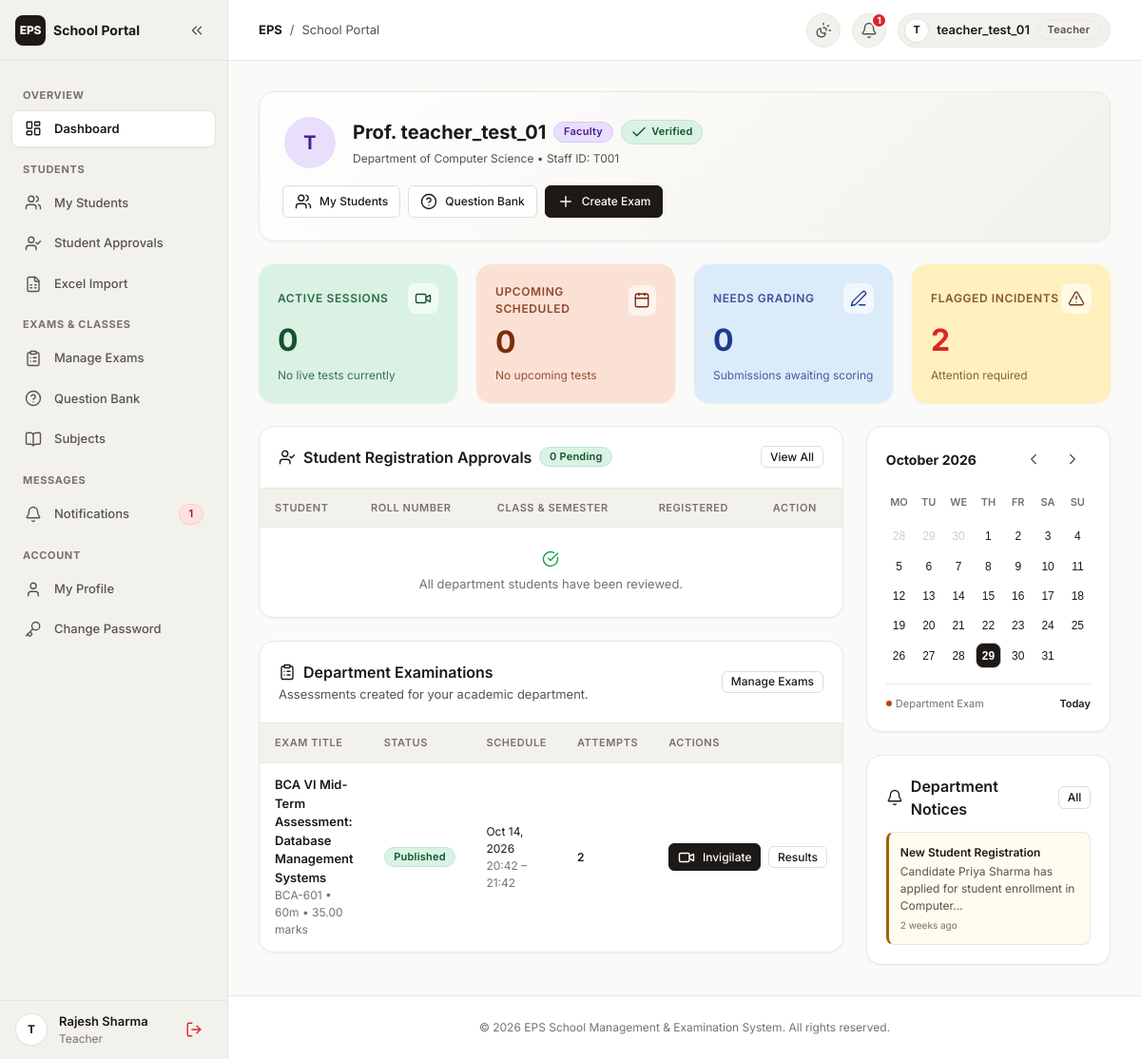
The page /accounts/teacher/dashboard/ (signed in) on the database as committed earlier.
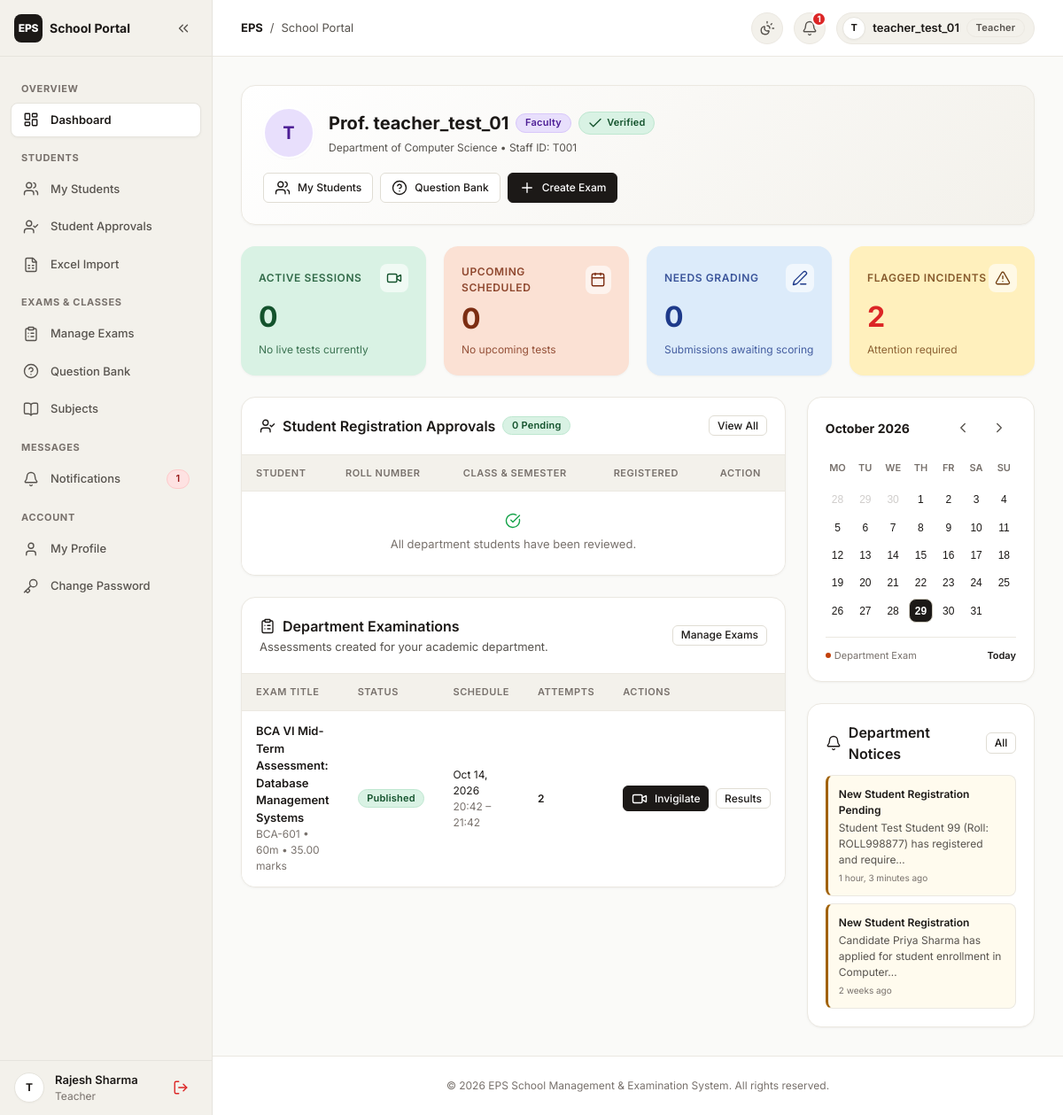
The same page on the database as committed later.
### exams/models.py (models this page shows, shortened)
class Exam(models.Model):
    STATUS_CHOICES = (
        ('draft', 'Draft'),
        ('published', 'Published'),
        ('closed', 'Closed'),
    )
    PROCTOR_REQUIREMENT = (
        ('required', 'Required'),
        ('optional', 'Optional'),
        ('disabled', 'Disabled'),
    )
    title = models.CharField(max_length=200)
    description = models.TextField(blank=True, default='')
    instructions = models.TextField(
        blank=True,
        default="1. Ensure steady webcam and microphone functionality.\n2. Do not switch tabs or exit fullscreen.\n3. Submission locks automatically when timer expires."
    )
    subject = models.ForeignKey(
        Subject,
        on_delete=models.CASCADE,
        related_name='exams'
    )
    created_by = models.ForeignKey(
        User,
        on_delete=models.CASCADE,
        related_name='created_exams'
    )
    start_time = models.DateTimeField()
    end_time = models.DateTimeField()
    duration_minutes = models.PositiveIntegerField(default=60)
    total_marks = models.DecimalField(max_digits=6, decimal_places=2, default=100.0)
    passing_marks = models.DecimalField(max_digits=6, decimal_places=2, default=40.0)
    negative_marking = models.BooleanField(default=False)
    default_negative_mark = models.DecimalField(max_digits=4, decimal_places=2, default=0.25)
    attempt_limit = models.PositiveIntegerField(default=1)
    shuffle_questions = models.BooleanField(default=True)
    shuffle_options = models.BooleanField(default=True)
    status = models.CharField(max_length=15, choices=STATUS_CHOICES, default='draft')
    camera_required = models.CharField(max_length=10, choices=PROCTOR_REQUIREMENT, default='required')
    microphone_required = models.CharField(max_length=10, choices=PROCTOR_REQUIREMENT, default='optional')
    fullscreen_required = models.BooleanField(default=True)
    block_tab_switch = models.BooleanField(default=True)
    block_copy_paste = models.BooleanField(default=True)
    screen_sharing_required = models.CharField(max_length=10, choices=PROCTOR_REQUIREMENT, default='disabled')
    face_detection_enabled = models.BooleanField(default=True)
    max_warning_count = models.PositiveIntegerField(default=3)
    assigned_classes = models.ManyToManyField(
        ClassGroup,
        blank=True,
        related_name='assigned_exams'
    )
    assigned_students = models.ManyToManyField(
        User,
        blank=True,
        related_name='individual_assigned_exams'
    )
    created_at = models.DateTimeField(auto_now_add=True)
    updated_at = models.DateTimeField(auto_now=True)
    class Meta:
        ordering = ['-start_time']

class Subject(models.Model):
    name = models.CharField(max_length=150)
    code = models.CharField(max_length=50, unique=True)
    department = models.ForeignKey(
        Department,
        on_delete=models.CASCADE,
        related_name='subjects'
    )
    created_by = models.ForeignKey(
        User,
        null=True,
        blank=True,
        on_delete=models.SET_NULL,
        related_name='created_subjects'
    )
    created_at = models.DateTimeField(auto_now_add=True)

### accounts/models.py (models this page shows, shortened)
class Notification(models.Model):
    NOTIFICATION_TYPES = (
        ('registration', 'Registration'),
        ('approval', 'Approval / Status'),
        ('exam', 'Examination'),
        ('result', 'Result'),
        ('security', 'Security Alert'),
        ('system', 'System Notice'),
    )
    recipient = models.ForeignKey(
        User,
        on_delete=models.CASCADE,
        related_name='notifications'
    )
    title = models.CharField(max_length=200)
    message = models.TextField()
    notification_type = models.CharField(
        max_length=50,
        choices=NOTIFICATION_TYPES,
        default='system'
    )
    link = models.CharField(max_length=255, blank=True, default='')
    is_read = models.BooleanField(default=False)
    created_at = models.DateTimeField(auto_now_add=True)
    class Meta:
        ordering = ['-created_at']

### accounts/views.py (the view, shortened to what this page needs)
# urls.py: path('teacher/dashboard/', views.teacher_dashboard, name='teacher_dashboard'),
@teacher_required
def teacher_dashboard(request):
    teacher_profile = request.user.teacher_profile
    dept = teacher_profile.department
    assigned_classes = teacher_profile.assigned_classes.all()
    now = timezone.now()
    if assigned_classes.exists():
        pending_students = StudentProfile.objects.filter(
            Q(class_group__in=assigned_classes) | Q(department__iexact=dept),
            verification_status='pending'
        ).select_related('user', 'class_group')
        approved_students = StudentProfile.objects.filter(
            Q(class_group__in=assigned_classes) | Q(department__iexact=dept),
            verification_status='approved'
        ).select_related('user', 'class_group')
    q = request.GET.get('q', '').strip()
    if q:
        approved_students = approved_students.filter(
            Q(user__username__icontains=q) |
            Q(full_name__icontains=q) |
            Q(roll_number__icontains=q)
        )
    exams = Exam.objects.filter(
        Q(created_by=request.user) | Q(subject__department__name__iexact=dept)
    ).select_related('subject', 'created_by').prefetch_related('attempts', 'exam_questions')
    scheduled_exams = [e for e in exams if e.status == 'published' and e.start_time > now]
    active_exams = [e for e in exams if e.status == 'published' and e.start_time <= now <= e.end_time]
    next_exam = scheduled_exams[0] if scheduled_exams else (active_exams[0] if active_exams else None)
    pending_grading_count = Result.objects.filter(
        exam__in=exams, grading_status='pending_manual'
    ).count()
    flagged_incidents_count = ProctoringIncident.objects.filter(
        attempt__exam__in=exams, review_status='unreviewed'
    ).count()
    recent_notifications = request.user.notifications.all()[:5]
    context = {
        'teacher_profile': teacher_profile,
        'pending_students': pending_students,
        'approved_students': approved_students,
        'pending_count': pending_students.count(),
        'approved_count': approved_students.count(),
        'exams': exams,
        'scheduled_count': len(scheduled_exams),
        'active_count': len(active_exams),
        'next_exam': next_exam,
        'pending_grading_count': pending_grading_count,
        'flagged_incidents_count': flagged_incidents_count,
        'recent_notifications': recent_notifications,
        'search_query': q,
        'now': now,
    }
    return render(request, 'accounts/teacher_dashboard.html', context)

### accounts/context_processors.py (called while the page is built)
def notifications_context(request):
    if request.user.is_authenticated:
        try:
            return {
                'unread_notification_count': request.user.notifications.filter(is_read=False).count()
            }
        except Exception:
            return {'unread_notification_count': 0}
    return {'unread_notification_count': 0}

### templates/accounts/teacher_dashboard.html (shortened to what the changed rows need)
{% extends 'base.html' %}
{% load static %}
{% block content %}
<div style="max-width: 1400px; margin: 0 auto; display: flex; flex-direction: column; gap: var(--space-6);">
    <div class="card" style="padding: var(--space-6); background: linear-gradient(135deg, #FFFFFF 0%, var(--bg-subtle) 100%);">
        <div style="display: flex; justify-content: space-between; align-items: center; flex-wrap: wrap; gap: var(--space-4);">
            <div style="display: flex; align-items: center; gap: var(--space-4);">
                <div>
                    <div style="display: flex; align-items: center; gap: var(--space-2); margin-bottom: var(--space-1); flex-wrap: wrap;">
                        <h1 style="font-size: var(--font-size-xl); font-weight: 700; color: var(--text-primary); margin: 0;">
                            Prof. {{ teacher_profile.full_name|default:request.user.username }}
                        </h1>
                    </div>
                </div>
            </div>
        </div>
    </div>
    <div style="display: grid; grid-template-columns: 2fr 1.15fr; gap: var(--space-6); align-items: start;">
        <div style="display: flex; flex-direction: column; gap: var(--space-6);">
            <div class="card" style="padding: 0; overflow: hidden;">
                <div class="card__header" style="padding: var(--space-5); margin: 0; border-bottom: 1px solid var(--border-subtle); flex-wrap: wrap;">
                    <div style="display: flex; align-items: center; gap: var(--space-2);">
                        <h2 class="card__title">
                            <i data-lucide="user-check" class="lucide-icon"></i>
                            <span>Student Registration Approvals</span>
                        </h2>
                    </div>
                </div>
                <div class="table-container" style="border: none; border-radius: 0; box-shadow: none;">
                    <table class="school-table">
                        <thead>
                            <tr>
                                <th>Student</th>
                                <th>Roll Number</th>
                                <th>Class &amp; Semester</th>
                                <th>Registered</th>
                                <th>Action</th>
                            </tr>
                        </thead>
                    </table>
                </div>
            </div>
            <div class="card" style="padding: 0; overflow: hidden;">
                <div class="card__header" style="padding: var(--space-5); margin: 0; border-bottom: 1px solid var(--border-subtle);">
                    <div>
                        <h2 class="card__title">
                            <i data-lucide="clipboard-list" class="lucide-icon"></i>
                            <span>Department Examinations</span>
                        </h2>
                    </div>
                </div>
                <div class="table-container" style="border: none; border-radius: 0; box-shadow: none;">
                    <table class="school-table">
                        <thead>
                            <tr>
                                <th>Exam Title</th>
                                <th>Status</th>
                                <th>Schedule</th>
                                <th>Attempts</th>
                                <th>Actions</th>
                            </tr>
                        </thead>
                        <tbody>
                            {% if exams %}
                                {% for exam in exams|slice:":6" %}
                                    <tr>
                                        <td>
                                            <a href="{% url 'exam_detail' exam.id %}" style="font-weight: 600; color: var(--text-primary);">
                                                {{ exam.title }}
                                            </a>
                                            <div style="font-size: var(--font-size-xs); color: var(--text-muted);">
                                                {{ exam.subject.code }} &bull; {{ exam.duration_minutes }}m &bull; {{ exam.total_marks }} marks
                                            </div>
                                        </td>
                                        <td>
                                            {% if exam.status == 'published' %}
                                                <span class="badge badge--mint">Published</span>
                                            {% elif exam.status == 'closed' %}
                                                <span class="badge badge--neutral">Closed</span>
                                            {% else %}
                                                <span class="badge badge--peach">Draft</span>
                                            {% endif %}
                                        </td>
                                        <td style="font-size: var(--font-size-xs);">
                                            <div>{{ exam.start_time|date:"M d, Y" }}</div>
                                            <div style="color: var(--text-muted);">{{ exam.start_time|date:"H:i" }} – {{ exam.end_time|date:"H:i" }}</div>
                                        </td>
                                        <td style="font-size: var(--font-size-xs); font-weight: 600;">
                                            {{ exam.attempts.count }}
                                        </td>
                                        <td>
                                            <div style="display: flex; align-items: center; gap: var(--space-2);">
                                                {% if exam.status == 'published' %}
                                                    <a href="{% url 'live_invigilation' exam.id %}" class="btn btn-primary btn-xs" title="Live Invigilation">
                                                        <i data-lucide="video" class="lucide-icon icon-xs"></i>
                                                        <span>Invigilate</span>
                                                    </a>
                                                {% endif %}
                                                <a href="{% url 'teacher_exam_results' exam.id %}" class="btn btn-secondary btn-xs">
                                                    <span>Results</span>
                                                </a>
                                            </div>
                                        </td>
                                    </tr>
                                {% endfor %}
                            {% endif %}
                        </tbody>
                    </table>
                </div>
            </div>
        </div>
        <div style="display: flex; flex-direction: column; gap: var(--space-6);">
            <div class="card" style="padding: var(--space-5);">
                {% if recent_notifications %}
                    <div style="display: flex; flex-direction: column; gap: var(--space-2);">
                        {% for n in recent_notifications %}
                            <div class="upcoming-event-item upcoming-event-item--alert" style="padding: var(--space-3);">
                                <div style="flex: 1;">
                                    <div style="font-weight: 600; font-size: var(--font-size-xs); color: var(--text-primary);">{{ n.title }}</div>
                                    <div style="font-size: var(--font-size-xs); color: var(--text-secondary); margin-top: 2px;">{{ n.message|truncatechars:70 }}</div>
                                    <div style="font-size: 10px; color: var(--text-muted); margin-top: 4px;">{{ n.created_at|timesince }} ago</div>
                                </div>
                            </div>
                        {% endfor %}
                    </div>
                {% else %}
                    <div style="text-align: center; padding: var(--space-4); color: var(--text-muted); font-size: var(--font-size-xs);">
                        No new notices.
                    </div>
                {% endif %}
            </div>
        </div>
    </div>
</div>
{% endblock %}

Rows that differ between the two databases and show on the page:
added Notification: title "New Student Registration Pending", message "Student Test Student 99 (Roll: ROLL998877) has registered and require…", created_at "1 hour, 3 minutes"
